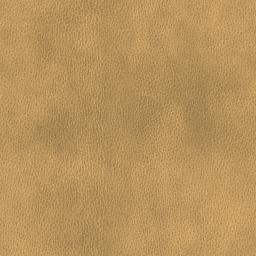
#> input picture assets/loadout/quiver_loadout_rawhide_col.jpg, 256 x 256 px
$ python -i rock_compose.py   (imports and definitions only)
#> lines starting #> are read from the running program, lines starting #| are printed output that depends on the picture
"""Thủy Vân ROCK kit: caption the Blender renders (plain python3 + PIL).

    python3 tools/thuyvan_art/rock/rock_compose.py --look <plan>/look/ROCK

For every <look>/raw/<scene>.json: the render with a title bar, each piece's label (name, height, triangles per LOD,
material keys) under it, and the silhouette inset (a 3/4 view as a flat black shape, plus the same shape 64 px tall:
the style guide's silhouette test). Writes <look>/<scene>.png and <look>/ROCK_contact.png (all of them small).
"""

import argparse
import glob
import json
import os

from PIL import Image, ImageDraw, ImageFont

FONTS = ["/System/Library/Fonts/Supplemental/Arial.ttf", "/System/Library/Fonts/Helvetica.ttc",
         "/Library/Fonts/Arial.ttf", "/System/Library/Fonts/SFNS.ttf"]


def font(size):
    for f in FONTS:
        if os.path.exists(f):
            try:
                return ImageFont.truetype(f, size)
            except Exception:
                continue
    return ImageFont.load_default()


def sil_inset(path):
    im = Image.open(path).convert("L")
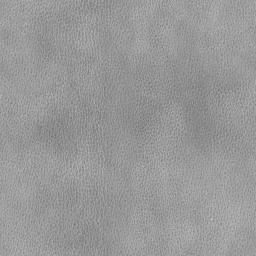
#> im: PIL image 256x256 L; min 112, max 194, mean 152
    bb = Image.eval(im, lambda v: 255 - v).getbbox()
#> bb = (0, 0, 256, 256)
    if bb:
        im = im.crop((max(bb[0] - 8, 0), max(bb[1] - 8, 0), min(bb[2] + 8, im.width), min(bb[3] + 8, im.height)))
    big = im.resize((max(1, int(im.width * 260 / im.height)), 260), Image.LANCZOS)
    small = im.resize((max(1, int(im.width * 64 / im.height)), 64), Image.LANCZOS)
    W = big.width + small.width + 36
#> W = 360
    out = Image.new("RGB", (W, 300), (244, 240, 230))
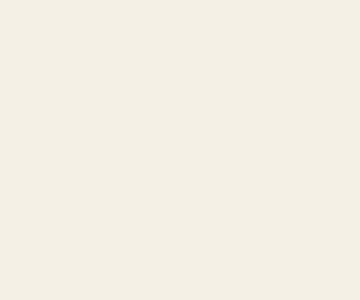
#> out: PIL image 360x300 RGB; mean R, G, B 244, 240, 230
    out.paste(big.convert("RGB"), (10, 30))
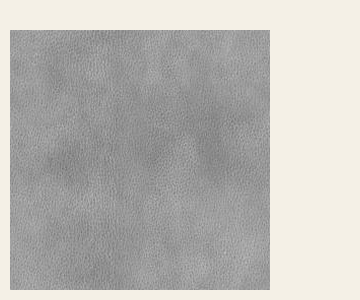
#> out: PIL image 360x300 RGB; mean R, G, B 186.4, 184.9, 181.2
    out.paste(small.convert("RGB"), (big.width + 26, 30 + 260 - 64))
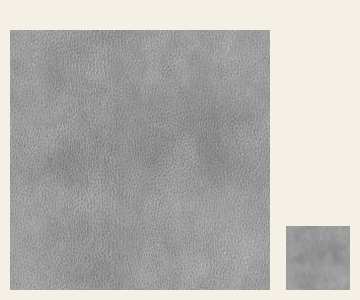
#> out: PIL image 360x300 RGB; mean R, G, B 182.9, 181.6, 178.2
    d = ImageDraw.Draw(out)
    d.text((10, 6), "silhouette 3/4  ·  64 px test", font=font(16), fill=(40, 40, 40))
    return out


# [52 lines left out: functions compose, main, not called in this run]


# [2 lines not run here, left out]

>>> result = sil_inset('../../../assets/loadout/quiver_loadout_rawhide_col.jpg')

$ run again, on assets/loadout/musket_sling_loadout_brass_col.jpg
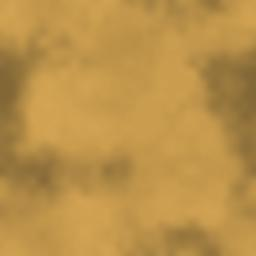
#> input picture assets/loadout/musket_sling_loadout_brass_col.jpg, 256 x 256 px
#> in sil_inset, `im = Image.open(path).convert("L")`:
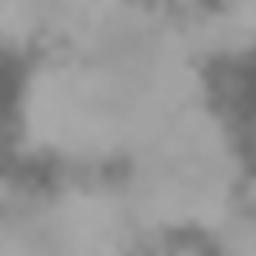
#> im: PIL image 256x256 L; min 105, max 170, mean 149.6
#> bb = (0, 0, 256, 256)
#> in sil_inset, `out.paste(small.convert("RGB"), (big.width + 26, 30 + 260 - 64))`:
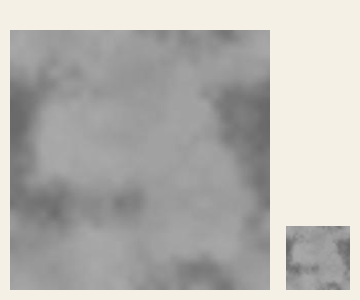
#> out: PIL image 360x300 RGB; mean R, G, B 181.3, 180, 176.6
